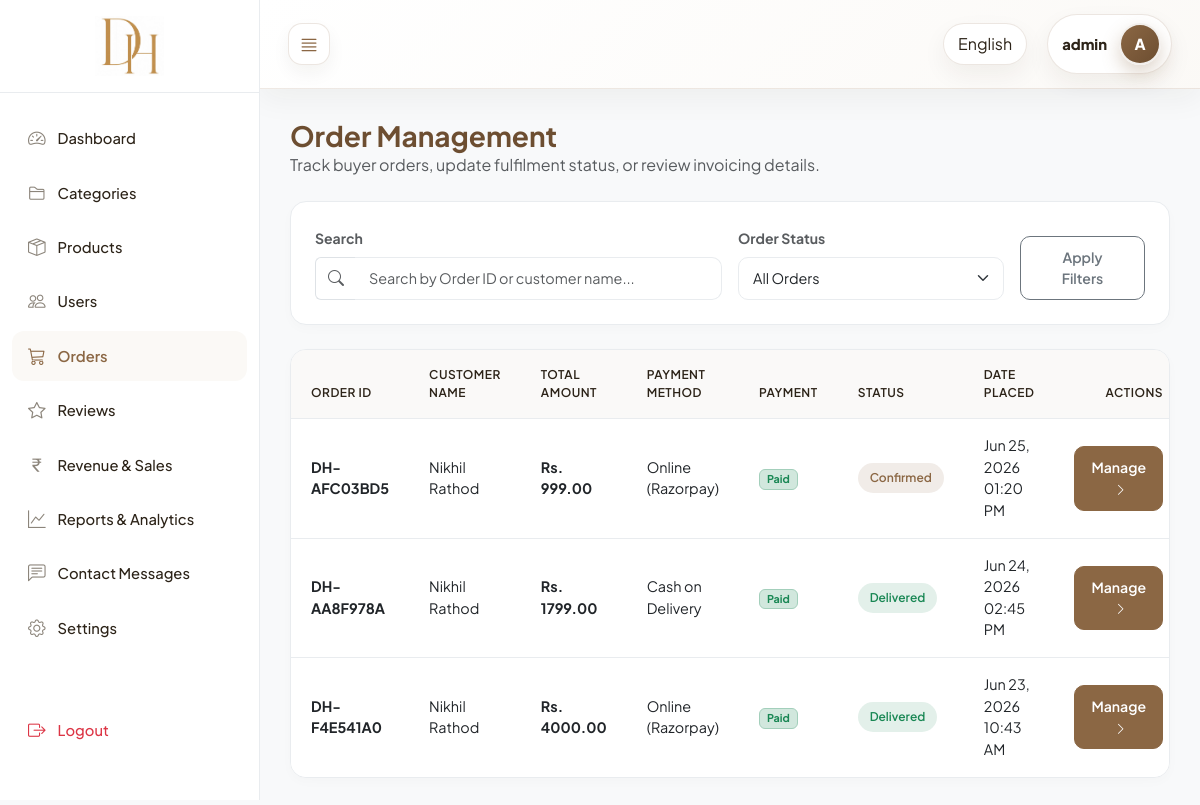
Screenshot of /custom-admin/orders/ (signed in) with the database file from the repository.
### core/models.py (models this page shows, shortened)
class Order(models.Model):
    STATUS_PENDING = "Pending"
    STATUS_CONFIRMED = "Confirmed"
    STATUS_SHIPPED = "Shipped"
    STATUS_DELIVERED = "Delivered"
    STATUS_CANCELLED = "Cancelled"
    ORDER_STATUS_CHOICES = [
        (STATUS_PENDING, STATUS_PENDING),
        (STATUS_CONFIRMED, STATUS_CONFIRMED),
        (STATUS_SHIPPED, STATUS_SHIPPED),
        (STATUS_DELIVERED, STATUS_DELIVERED),
        (STATUS_CANCELLED, STATUS_CANCELLED),
    ]
    user = models.ForeignKey(
        Registration,
        on_delete=models.CASCADE,
        related_name="orders",
    )
    order_id = models.CharField(max_length=20, unique=True)
    total_amount = models.DecimalField(max_digits=10, decimal_places=2)
    shipping_address = models.TextField()
    shipping_city = models.CharField(max_length=100, blank=True, default="")
    shipping_state = models.CharField(max_length=100, blank=True, default="")
    shipping_pincode = models.CharField(max_length=10, blank=True, default="")
    shipping_phone = models.CharField(max_length=15, blank=True, default="")
    payment_method = models.CharField(max_length=30)
    razorpay_order_id = models.CharField(max_length=100, blank=True, null=True)
    razorpay_payment_id = models.CharField(max_length=100, blank=True, null=True)
    razorpay_signature = models.CharField(max_length=255, blank=True, null=True)
    is_paid = models.BooleanField(default=False)
    order_status = models.CharField(
        max_length=20,
        choices=ORDER_STATUS_CHOICES,
        default=STATUS_PENDING,
    )
    created_at = models.DateTimeField(auto_now_add=True)
    class Meta:
        ordering = ["-created_at"]
        verbose_name = "Order"
        verbose_name_plural = "Orders"

class Registration(models.Model):
    fullname = models.CharField(max_length=150)
    email = models.EmailField(unique=True)
    mobile = models.CharField(max_length=15)
    password = models.CharField(max_length=128)
    address = models.TextField()
    city = models.CharField(max_length=100)
    state = models.CharField(max_length=100)
    pincode = models.CharField(max_length=10)
    profile_image = models.ImageField(upload_to="profile_images/", blank=True, null=True)
    is_blocked = models.BooleanField(default=False)
    created_at = models.DateTimeField(auto_now_add=True)
    class Meta:
        ordering = ["-created_at"]
        verbose_name = "Registration"
        verbose_name_plural = "Registrations"

### core/views_admin.py (the view)
# urls.py: path("custom-admin/orders/", views_admin.admin_order_list, name="admin_order_list"),
@custom_admin_required
def admin_order_list(request):
    query = request.GET.get("q", "").strip()
    status_filter = request.GET.get("status", "")
    orders_qs = Order.objects.select_related("user").all().order_by("-created_at")
    if query:
        orders_qs = orders_qs.filter(Q(order_id__icontains=query) | Q(user__fullname__icontains=query))
    if status_filter:
        orders_qs = orders_qs.filter(order_status=status_filter)
    context = {
        "orders": orders_qs,
        "query": query,
        "selected_status": status_filter,
        "status_choices": Order.ORDER_STATUS_CHOICES,
    }
    return render(request, "admin_panel/orders/list.html", context)

### core/context_processors.py (called while the page is built)
def cart_count(request):
    registration_id = request.session.get("registration_id")
    if not registration_id:
        return {"cart_count": 0}
    quantities = Cart.objects.filter(user_id=registration_id).values_list(
        "quantity", flat=True
    )
    return {"cart_count": sum(quantities)}

def currency_context(request):
    currency = get_user_currency(request)
    return {
        "currency_code": currency["code"],
        "currency_symbol": currency["symbol"],
        "currency_rate": currency["rate"],
    }

### core/currency_utils.py (called while the page is built, shortened)
def get_currency_from_phone(mobile):
    if not mobile:
        return {"code": "INR", "symbol": "₹", "rate": 1.0}
    mobile = mobile.strip()
    if mobile.startswith("+91"):
        return {"code": "INR", "symbol": "₹", "rate": 1.0}
    elif mobile.startswith("+44"):
        return {"code": "GBP", "symbol": "£", "rate": 0.0094}
    elif mobile.startswith("+971"):
        return {"code": "AED", "symbol": "د.إ", "rate": 0.044}
    elif mobile.startswith("+61"):
        return {"code": "AUD", "symbol": "A$", "rate": 0.018}
    elif mobile.startswith("+64"):
        return {"code": "NZD", "symbol": "NZ$", "rate": 0.020}
    return {"code": "INR", "symbol": "₹", "rate": 1.0}

### core/views_admin.py (called while the page is built)
def custom_admin_required(view_func):
    @wraps(view_func)
    def wrapper(request, *args, **kwargs):
        if not request.session.get("is_admin_logged_in"):
            messages.error(request, _("Please login as admin to access this panel."))
            return redirect("core:admin_login")
        return view_func(request, *args, **kwargs)
    return wrapper

### templates/admin_panel/orders/list.html (shortened to what this page needs)
{% extends "admin_panel/base.html" %}
{% load i18n %}
{% block active_orders %}active{% endblock %}
{% block admin_content %}
<div class="mb-4">
    <h1 class="h3 mb-0 fw-bold" style="color: var(--admin-primary-dark);">{% translate "Order Management" %}</h1>
    <p class="text-muted">{% translate "Track buyer orders, update fulfilment status, or review invoicing details." %}</p>
</div>
<div class="admin-card p-4 mb-4 bg-white">
    <form method="get" action="{% url 'core:admin_order_list' %}" class="row g-3">
        <div class="col-12 col-md-6">
            <label class="form-label text-muted small fw-bold">{% translate "Search" %}</label>
            <div class="input-group">
                <span class="input-group-text bg-white border-end-0"><i class="bi bi-search text-muted"></i></span>
                <input type="text" class="form-control border-start-0 admin-form-control" name="q" value="{{ query }}" placeholder="{% translate 'Search by Order ID or customer name...' %}">
            </div>
        </div>
        <div class="col-12 col-md-4">
            <label class="form-label text-muted small fw-bold">{% translate "Order Status" %}</label>
            <select class="form-select admin-form-control" name="status">
                <option value="">{% translate "All Orders" %}</option>
            </select>
        </div>
        <div class="col-12 col-md-2 d-grid align-self-end">
            <button type="submit" class="btn btn-outline-secondary btn-admin">{% translate "Apply Filters" %}</button>
        </div>
    </form>
</div>
<div class="admin-table-container">
    <table class="table admin-table align-middle">
        <thead>
            <tr>
                <th>{% translate "Order ID" %}</th>
                <th>{% translate "Customer Name" %}</th>
                <th>{% translate "Total Amount" %}</th>
                <th>{% translate "Payment Method" %}</th>
                <th>{% translate "Payment" %}</th>
                <th>{% translate "Status" %}</th>
                <th>{% translate "Date Placed" %}</th>
                <th style="width: 220px;" class="text-end">{% translate "Actions" %}</th>
            </tr>
        </thead>
        <tbody>
            {% for order in orders %}
            <tr>
                <td><strong class="text-dark">{{ order.order_id }}</strong></td>
                <td>{{ order.user.fullname }}</td>
                <td><strong>{% translate "Rs." %} {{ order.total_amount }}</strong></td>
                <td>{% translate order.payment_method %}</td>
                <td>
                    {% if order.is_paid %}
                        <span class="badge bg-success-subtle text-success border border-success-subtle">{% translate "Paid" %}</span>
                    {% else %}
                        <span class="badge bg-warning-subtle text-warning border border-warning-subtle">{% translate "Pending" %}</span>
                    {% endif %}
                </td>
                <td>
                    <span class="admin-badge badge-{{ order.order_status|lower }}">
                        {% translate order.order_status %}
                    </span>
                </td>
                <td>{{ order.created_at|date:"M d, Y h:i A" }}</td>
                <td class="text-end">
                    <div class="d-flex justify-content-end gap-2 flex-wrap">
                        <a href="{% url 'core:admin_order_details' order.pk %}" class="btn btn-sm btn-admin btn-admin-primary px-3" title="{% translate 'View Details' %}">
                            {% translate "Manage" %} <i class="bi bi-chevron-right ms-1 small"></i>
                        </a>
                    </div>
                </td>
            </tr>
            {% empty %}
            <tr>
                <td colspan="8" class="text-center py-4 text-muted">{% translate "No orders found matching your filters/queries." %}</td>
            </tr>
            {% endfor %}
        </tbody>
    </table>
</div>
{% endblock %}

### templates/admin_panel/base.html (style rules this page uses)
:root { --admin-primary: #8b6744; --admin-primary-dark: #6d4e31; --admin-primary-light: #fbf9f6; --admin-text-dark: #2c2318; --admin-text-muted: #8c857b; --admin-bg-light: #f8f9fa; --admin-border: #e9ecef; --admin-sidebar-width: 260px; --admin-sidebar-collapsed-width: 70px; --font-display: 'Plus Jakarta Sans', sans-serif; --font-body: 'Plus Jakarta Sans', sans-serif; }
body { font-family: var(--font-body); background-color: var(--admin-bg-light); color: var(--admin-text-dark); min-height: 100vh; overflow-x: hidden; }
.admin-card { background-color: #ffffff; border: 1px solid var(--admin-border); border-radius: 16px; box-shadow: 0 4px 12px rgba(44, 35, 24, 0.02); transition: all 0.25s ease; }
.admin-table-container { background: #ffffff; border: 1px solid var(--admin-border); border-radius: 16px; overflow: hidden; box-shadow: 0 4px 12px rgba(44, 35, 24, 0.02); }
.admin-table { margin-bottom: 0; font-size: 0.9rem; }
.admin-table th { background-color: #faf9f8; color: var(--admin-text-dark); font-weight: 600; text-transform: uppercase; font-size: 0.75rem; letter-spacing: 0.5px; padding: 16px 20px; border-bottom: 1px solid var(--admin-border); }
.admin-table td { padding: 16px 20px; vertical-align: middle; border-bottom: 1px solid var(--admin-border); }
.admin-table tr:last-child td { border-bottom: none; }
.admin-badge { font-size: 0.75rem; font-weight: 600; padding: 6px 12px; border-radius: 30px; display: inline-block; }
.badge-confirmed { background-color: rgba(139, 103, 68, 0.12); color: var(--admin-primary); }
.badge-delivered { background-color: rgba(25, 135, 84, 0.12); color: #198754; }
.admin-form-control { border-radius: 10px; border: 1.5px solid var(--admin-border); padding: 10px 14px; font-size: 0.9rem; transition: all 0.2s ease; }
.btn-admin { border-radius: 10px; padding: 10px 20px; font-weight: 600; font-size: 0.88rem; transition: background-color 0.2s ease, border-color 0.2s ease, color 0.2s ease, box-shadow 0.2s ease; }
.btn, .btn:hover, .btn:focus, .btn:active, .btn.active { opacity: 1; visibility: visible; }
.btn-admin-primary { --bs-btn-color: #ffffff; --bs-btn-bg: var(--admin-primary); --bs-btn-border-color: var(--admin-primary); --bs-btn-hover-color: #ffffff; --bs-btn-hover-bg: var(--admin-primary-dark); --bs-btn-hover-border-color: var(--admin-primary-dark); --bs-btn-focus-shadow-rgb: 139, 103, 68; --bs-btn-active-color: #ffffff; --bs-btn-active-bg: var(--admin-primary-dark); --bs-btn-active-border-color: var(--admin-primary-dark); background-color: var(--admin-primary); color: #ffffff; border: 1px solid var(--admin-primary); }

### rows the page displays
Order: order_id "DH-AFC03BD5", user.fullname "Nikhil Rathod", total_amount "999.00", created_at "Jun 25, 2026 01:20 PM"
Order: order_id "DH-AA8F978A", user.fullname "Nikhil Rathod", total_amount "1799.00", created_at "Jun 24, 2026 02:45 PM"
Order: order_id "DH-F4E541A0", user.fullname "Nikhil Rathod", total_amount "4000.00", created_at "Jun 23, 2026 10:43 AM"

### other values shown
{{ request.session.admin_username|default:"Admin" }} "admin"
